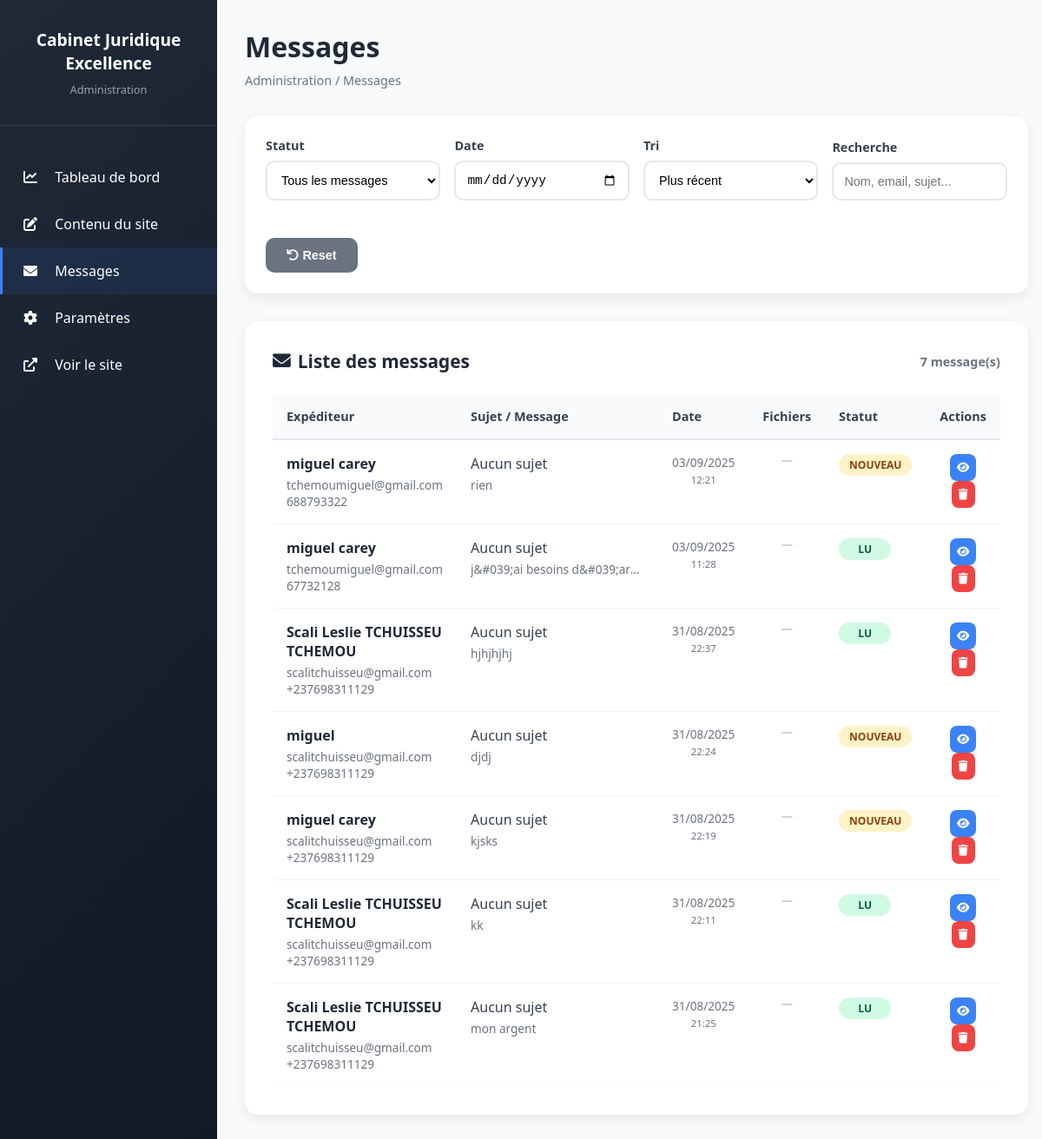
Before: /views/admin/contacts.php with the older database file.
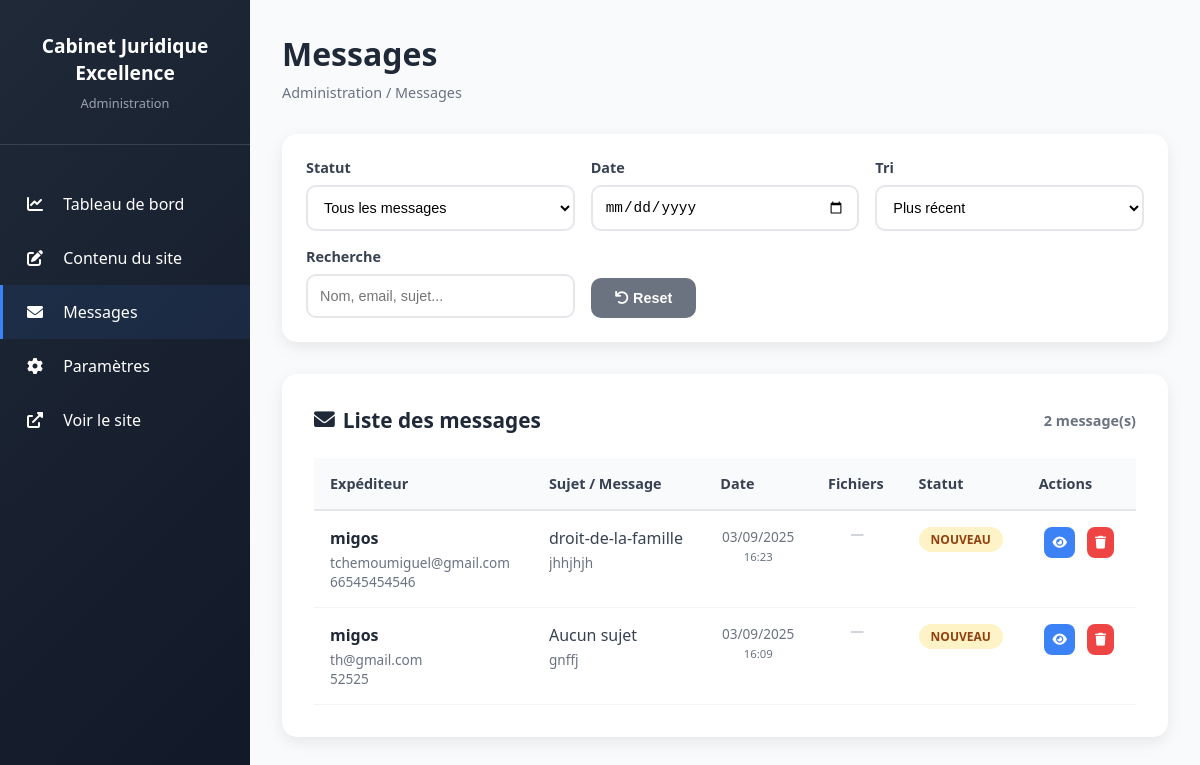
After: the same page with the newer database file.
### tables this page shows
CREATE TABLE contacts (
                    id INTEGER PRIMARY KEY AUTOINCREMENT,
                    name VARCHAR(255) NOT NULL,
                    email VARCHAR(255) NOT NULL,
                    phone VARCHAR(50),
                    subject VARCHAR(255),
                    message TEXT NOT NULL,
                    status VARCHAR(20) DEFAULT 'new',
                    appointment_id INTEGER,
                    appointment_requested INTEGER DEFAULT 0,
                    payment_method VARCHAR(20),
                    created_at DATETIME DEFAULT (datetime('now')),
                    updated_at DATETIME DEFAULT (datetime('now')),
                    FOREIGN KEY (appointment_id) REFERENCES appointments(id) ON DELETE SET NULL
                );

### views/admin/contacts.php (the view, shortened to what this page needs)
<?php
$db = new Database();
$conn = $db->getConnection();
$sort = $_GET['sort'] ?? 'newest';
$sql = "SELECT c.*,
        (SELECT COUNT(*) FROM contact_files cf WHERE cf.contact_id = c.id) as file_count
        FROM contacts c
        WHERE 1=1";
$params = [];
if ($sort === 'newest') {
    $sql .= " ORDER BY c.created_at DESC";
} elseif ($sort === 'oldest') {
    $sql .= " ORDER BY c.created_at ASC";
} elseif ($sort === 'name') {
    $sql .= " ORDER BY c.name ASC";
}
$stmt = $conn->prepare($sql);
$stmt->execute($params);
$contacts = $stmt->fetchAll(PDO::FETCH_ASSOC);
?>
<!DOCTYPE html>
<html lang="fr">
<head>
    <link rel="stylesheet" href="https://cdnjs.cloudflare.com/ajax/libs/font-awesome/6.0.0/css/all.min.css">
</head>
<body>
    <div class="admin-layout">
        <aside class="sidebar">
            <div class="sidebar-header">
                <h2><?php echo defined('SITE_NAME') ? SITE_NAME : 'Cabinet Excellence'; ?></h2>
                <p>Administration</p>
            </div>
            <ul class="sidebar-nav">
                <li><a href="/admin/dashboard">
                    <i class="fas fa-chart-line"></i>
                    Tableau de bord
                </a></li>
                <li><a href="/admin/content">
                    <i class="fas fa-edit"></i>
                    Contenu du site
                </a></li>
                <li><a href="/admin/contacts" class="active">
                    <i class="fas fa-envelope"></i>
                    Messages
                </a></li>
                <li><a href="/admin/settings">
                    <i class="fas fa-cog"></i>
                    Paramètres
                </a></li>
                <li><a href="/" target="_blank">
                    <i class="fas fa-external-link-alt"></i>
                    Voir le site
                </a></li>
            </ul>
        </aside>
        <main class="main-content">
            <div class="page-header">
                <h1>Messages</h1>
                <div class="breadcrumb">Administration / Messages</div>
            </div>
            <div class="filters-bar">
                <form method="GET" id="filtersForm">
                    <div class="filters-grid">
                        <div class="filter-group">
                            <label class="filter-label">Statut</label>
                            <select name="status" class="filter-select" onchange="applyFilters()">
                                <option value="">Tous les messages</option>
                            </select>
                        </div>
                        <div class="filter-group">
                            <label class="filter-label">Date</label>
                            <input type="date" name="date" class="filter-input" value="<?php echo $_GET['date'] ?? ''; ?>" onchange="applyFilters()">
                        </div>
                        <div class="filter-group">
                            <label class="filter-label">Tri</label>
                            <select name="sort" class="filter-select" onchange="applyFilters()">
                                <option value="newest" <?php echo (isset($_GET['sort']) && $_GET['sort'] === 'newest') ? 'selected' : ''; ?>>Plus récent</option>
                            </select>
                        </div>
                        <div class="filter-group">
                            <label class="filter-label">Recherche</label>
                            <input type="text" name="search" class="filter-input" placeholder="Nom, email, sujet..." value="<?php echo $_GET['search'] ?? ''; ?>" oninput="applyFilters()">
                        </div>
                        <div class="filter-group">
                            <label class="filter-label">&nbsp;</label>
                            <div class="filter-buttons">
                                <button type="button" class="btn btn-secondary" onclick="resetFilters()">
                                    <i class="fas fa-undo"></i> Reset
                                </button>
                            </div>
                        </div>
                    </div>
                </form>
            </div>
            <div class="messages-section">
                <h2 class="section-title">
                    <i class="fas fa-envelope"></i>
                    Liste des messages
                    <span style="margin-left: auto; font-size: 0.9rem; color: #6b7280;" id="message-count">
                    </span>
                </h2>
                <?php if (empty($contacts)): ?>
                    <div class="empty-state">
                        <i class="fas fa-inbox"></i>
                        <h3>Aucun message</h3>
                        <p>Il n'y a pas de messages correspondant à vos critères.</p>
                    </div>
                <?php else: ?>
                    <div style="overflow-x: auto;">
                        <table class="messages-table" id="messages-table">
                            <thead>
                                <tr>
                                    <th>Expéditeur</th>
                                    <th>Sujet / Message</th>
                                    <th>Date</th>
                                    <th>Fichiers</th>
                                    <th>Statut</th>
                                    <th>Actions</th>
                                </tr>
                            </thead>
                            <tbody id="messages-tbody">
                                <?php foreach ($contacts as $contact): ?>
                                    <tr class="message-row"
                                        data-name="<?php echo htmlspecialchars(strtolower($contact['name'])); ?>"
                                        data-email="<?php echo htmlspecialchars(strtolower($contact['email'])); ?>"
                                        data-subject="<?php echo htmlspecialchars(strtolower($contact['subject'] ?? '')); ?>"
                                        data-message="<?php echo htmlspecialchars(strtolower($contact['message'])); ?>"
                                        data-date="<?php echo date('Y-m-d', strtotime($contact['created_at'])); ?>"
                                        data-status="<?php echo htmlspecialchars($contact['status']); ?>"
                                        data-timestamp="<?php echo strtotime($contact['created_at']); ?>">
                                        <td>
                                            <div class="message-name"><?php echo htmlspecialchars($contact['name']); ?></div>
                                            <div class="message-email"><?php echo htmlspecialchars($contact['email']); ?></div>
                                            <?php if (!empty($contact['phone'])): ?>
                                                <div class="message-email"><?php echo htmlspecialchars($contact['phone']); ?></div>
                                            <?php endif; ?>
                                        </td>
                                        <td>
                                            <div class="message-subject"><?php echo htmlspecialchars($contact['subject'] ?: 'Aucun sujet'); ?></div>
                                            <div class="message-preview"><?php echo htmlspecialchars(substr($contact['message'], 0, 100)) . (strlen($contact['message']) > 100 ? '...' : ''); ?></div>
                                        </td>
                                        <td class="message-date">
                                            <?php echo date('d/m/Y', strtotime($contact['created_at'])); ?><br>
                                            <small><?php echo date('H:i', strtotime($contact['created_at'])); ?></small>
                                        </td>
                                        <td>
                                            <div class="files-indicator">
                                                <?php $fileCount = $contact['file_count'] ?? 0; ?>
                                                <?php if ($fileCount > 0): ?>
                                                    <i class="fas fa-paperclip"></i>
                                                    <span class="files-count"><?php echo $fileCount; ?></span>
                                                <?php else: ?>
                                                    <i class="fas fa-minus no-files"></i>
                                                <?php endif; ?>
                                            </div>
                                        </td>
                                        <td>
                                            <span class="status-badge <?php echo $contact['status'] === 'new' ? 'status-new' : 'status-read'; ?>">
                                                <?php echo $contact['status'] === 'new' ? 'Nouveau' : 'Lu'; ?>
                                            </span>
                                        </td>
                                        <td class="actions-cell">
                                            <button class="action-btn btn-view" onclick="event.stopPropagation(); viewMessage(<?php echo $contact['id']; ?>)" title="Voir">
                                                <i class="fas fa-eye"></i>
                                            </button>
                                            <button class="action-btn btn-delete" onclick="event.stopPropagation(); deleteMessage(<?php echo $contact['id']; ?>)" title="Supprimer">
                                                <i class="fas fa-trash"></i>
                                            </button>
                                        </td>
                                    </tr>
                                <?php endforeach; ?>
                            </tbody>
                        </table>
                    </div>
                <?php endif; ?>
            </div>
        </main>
    </div>
</body>
</html>

### views/admin/contacts.php (style rules this page uses)
* { margin: 0; padding: 0; box-sizing: border-box; }
body { font-family: 'Segoe UI', Tahoma, Geneva, Verdana, sans-serif; background: #f8fafc; color: #1f2937; }
.admin-layout { display: grid; grid-template-columns: 250px 1fr; min-height: 100vh; }
.sidebar { background: linear-gradient(135deg, #1f2937, #111827); color: white; padding: 2rem 0; }
.sidebar-header { text-align: center; padding: 0 1rem 2rem; border-bottom: 1px solid #374151; margin-bottom: 2rem; }
.sidebar-header h2 { font-size: 1.2rem; margin-bottom: 0.5rem; }
.sidebar-header p { font-size: 0.8rem; color: #9ca3af; }
.sidebar-nav { list-style: none; }
.sidebar-nav a { display: block; color: white; text-decoration: none; padding: 1rem 1.5rem; transition: all 0.3s ease; border-left: 3px solid transparent; }
.sidebar-nav a:hover, .sidebar-nav a.active { background: rgba(59, 130, 246, 0.1); border-left-color: #3b82f6; }
.sidebar-nav i { margin-right: 0.75rem; width: 20px; }
.main-content { padding: 2rem; }
.page-header { margin-bottom: 2rem; }
.page-header h1 { font-size: 2rem; color: #1f2937; margin-bottom: 0.5rem; }
.breadcrumb { color: #6b7280; font-size: 0.9rem; }
.filters-bar { background: white; border-radius: 15px; padding: 1.5rem; margin-bottom: 2rem; box-shadow: 0 5px 15px rgba(0, 0, 0, 0.08); }
.filters-grid { display: grid; grid-template-columns: repeat(auto-fit, minmax(200px, 1fr)); gap: 1rem; align-items: end; }
.filter-group { display: flex; flex-direction: column; }
.filter-label { font-weight: 600; color: #374151; margin-bottom: 0.5rem; font-size: 0.9rem; }
.filter-select, .filter-input { padding: 0.75rem; border: 2px solid #e5e7eb; border-radius: 10px; font-size: 0.9rem; transition: all 0.3s ease; background: white; }
.filter-buttons { display: flex; gap: 0.5rem; }
.btn { padding: 0.75rem 1.5rem; border-radius: 10px; font-weight: 600; text-decoration: none; border: none; cursor: pointer; font-size: 0.9rem; transition: all 0.3s ease; }
.btn-secondary { background: #6b7280; color: white; }
.messages-section { background: white; border-radius: 15px; padding: 2rem; box-shadow: 0 5px 15px rgba(0, 0, 0, 0.08); }
.section-title { font-size: 1.3rem; margin-bottom: 1.5rem; color: #1f2937; display: flex; align-items: center; gap: 0.5rem; }
.messages-table { width: 100%; border-collapse: collapse; }
.messages-table th { background: #f8fafc; padding: 1rem; text-align: left; font-weight: 700; color: #374151; border-bottom: 2px solid #e5e7eb; font-size: 0.9rem; }
.messages-table td { padding: 1rem; border-bottom: 1px solid #f3f4f6; vertical-align: top; }
.message-row { cursor: pointer; transition: all 0.3s ease; }
.message-name { font-weight: 600; color: #1f2937; margin-bottom: 0.25rem; }
.message-email { font-size: 0.85rem; color: #6b7280; }
.message-subject { font-weight: 500; color: #374151; margin-bottom: 0.25rem; }
.message-preview { font-size: 0.85rem; color: #6b7280; max-width: 200px; overflow: hidden; text-overflow: ellipsis; white-space: nowrap; }
.message-date { font-size: 0.85rem; color: #6b7280; text-align: center; }
.status-badge { padding: 0.25rem 0.75rem; border-radius: 20px; font-size: 0.75rem; font-weight: 600; text-transform: uppercase; text-align: center; display: inline-block; min-width: 60px; }
.status-new { background: #fef3c7; color: #92400e; animation: pulse 2s infinite; }
.files-indicator { display: flex; align-items: center; gap: 0.5rem; justify-content: center; }
.no-files { color: #d1d5db; }
.actions-cell { text-align: center; }
.action-btn { padding: 0.5rem; border: none; border-radius: 8px; cursor: pointer; font-size: 0.8rem; margin: 0 0.25rem; transition: all 0.3s ease; }
.btn-view { background: #3b82f6; color: white; }
.btn-delete { background: #ef4444; color: white; }
.status-read { background: #d1fae5; color: #065f46; }

Changed rows visible on the page:
removed contacts: name "miguel carey", email "tchemoumiguel@gmail.com", phone "688793322", subject "Aucun sujet", message "rien", created_at "03/09/2025", created_at "12:21", status "NOUVEAU"
removed contacts: name "miguel carey", email "tchemoumiguel@gmail.com", phone "67732128", subject "Aucun sujet", message "j&#039;ai besoins d&#039;ar…", created_at "03/09/2025", created_at "11:28", status "LU"
removed contacts: name "Scali Leslie TCHUISSEU TCHEMOU", email "scalitchuisseu@gmail.com", phone "+237698311129", subject "Aucun sujet", message "hjhjhjhj", created_at "31/08/2025", created_at "22:37", status "LU"
removed contacts: name "miguel", email "scalitchuisseu@gmail.com", phone "+237698311129", subject "Aucun sujet", message "djdj", created_at "31/08/2025", created_at "22:24", status "NOUVEAU"
removed contacts: name "miguel carey", email "scalitchuisseu@gmail.com", phone "+237698311129", subject "Aucun sujet", message "kjsks", created_at "31/08/2025", created_at "22:19", status "NOUVEAU"
removed contacts: name "Scali Leslie TCHUISSEU TCHEMOU", email "scalitchuisseu@gmail.com", phone "+237698311129", subject "Aucun sujet", message "kk", created_at "31/08/2025", created_at "22:11", status "LU"
removed contacts: name "Scali Leslie TCHUISSEU TCHEMOU", email "scalitchuisseu@gmail.com", phone "+237698311129", subject "Aucun sujet", message "mon argent", created_at "31/08/2025", created_at "21:25", status "LU"
added contacts: name "migos", email "tchemoumiguel@gmail.com", phone "66545454546", subject "droit-de-la-famille", message "jhhjhjh", created_at "03/09/2025", created_at "16:23", status "NOUVEAU"
added contacts: name "migos", email "th@gmail.com", phone "52525", subject "Aucun sujet", message "gnffj", created_at "03/09/2025", created_at "16:09", status "NOUVEAU"
Other visible differences:
text written by a page script: "7 message(s)" → "2 message(s)"
